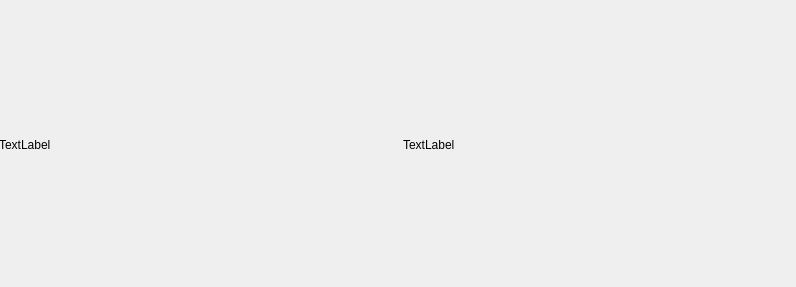
<?xml version="1.0" encoding="UTF-8"?>
<ui version="4.0">
 <class>Dialog</class>
 <widget class="QDialog" name="Dialog">
  <property name="geometry">
   <rect>
    <x>0</x>
    <y>0</y>
    <width>796</width>
    <height>287</height>
   </rect>
  </property>
  <property name="windowTitle">
   <string>Dialog</string>
  </property>
  <widget class="QWidget" name="horizontalLayoutWidget">
   <property name="geometry">
    <rect>
     <x>-1</x>
     <y>-1</y>
     <width>801</width>
     <height>291</height>
    </rect>
   </property>
   <layout class="QHBoxLayout" name="horizontalLayout">
    <item>
     <widget class="QLabel" name="label_2">
      <property name="text">
       <string>TextLabel</string>
      </property>
     </widget>
    </item>
    <item>
     <widget class="QLabel" name="label">
      <property name="text">
       <string>TextLabel</string>
      </property>
     </widget>
    </item>
   </layout>
  </widget>
 </widget>
 <resources/>
 <connections/>
</ui>
